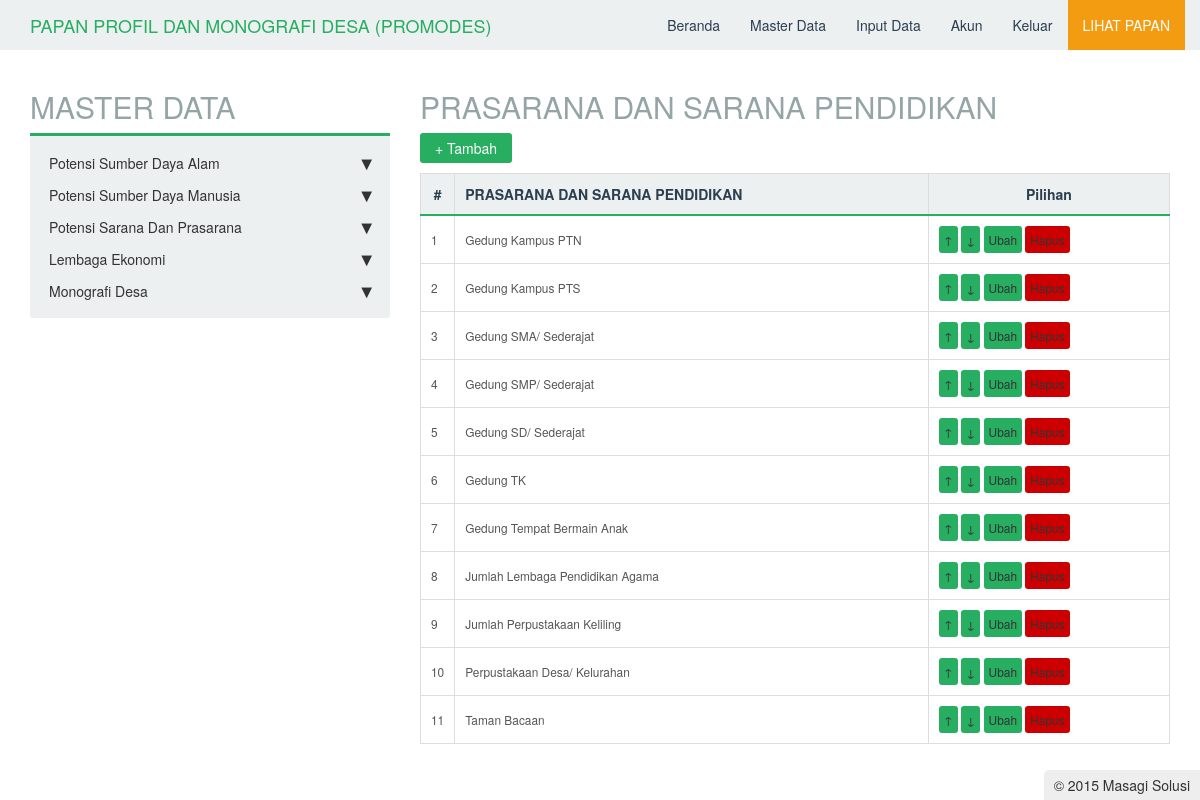
The page /master/potensi_sarpras/sarpras_pendidikan/master.php (signed in) on the database its author committed.
### tables this page shows
CREATE TABLE IF NOT EXISTS `tbsarpras_pendidikan` (
  `id` int(11) NOT NULL AUTO_INCREMENT,
  `nama` varchar(225) NOT NULL,
  `posisi` int(11) NOT NULL,
  PRIMARY KEY (`id`)
);

### master/potensi_sarpras/sarpras_pendidikan/master.php (the view, shortened to what this page needs)
<?php
include_once "../../../functions/urut.php";
include_once "../../../master/header.php";
echo "<h2>PRASARANA DAN SARANA PENDIDIKAN</h2>";
$mod = $_GET['mod'];
if($mod == "tambah"){
    if(isset($_POST['simpan'])){
        $nama = $_POST['nama'];
        $s = mysql_query("select max(posisi) as urut from tbsarpras_pendidikan");
        $d = mysql_fetch_array($s);
        $posisi  = $d['urut']+1;
        for($i = 0;$i < sizeof($nama);$i++){
           if($nama[$i] != ""){
               $q = mysql_query("insert into tbsarpras_pendidikan(nama,posisi) values('".mysql_real_escape_string($nama[$i])."','".($posisi+$i)."')");
           }
        }
        if($q){
            echo "<script>window.location='master.php';</script>";
        }
    }
    echo "<link rel='stylesheet' type='text/css' href='../../../lib/css/table2.css'/>";
?>
<script type="text/javascript" src="../../../lib/js/jquery-1.9.1.min.js"></script>
<script type="text/javascript">
$(document).ready(function(){
    var count = 0;
    $nama = $("#nama");
    $add = $("#add");
    $add.click(function(e){
        var countNext = count+1;
        $("#input"+count).append("<div>&nbsp;&nbsp;<input type='text' name='nama[]' id='nama"+count+"'/><div id='input"+countNext+"'></div></div>");
        $("#nama"+count).focus();
        count++;
    });
});
</script>
<form method="post">
    <table>
        <tr>
            <td>Prasarana dan Sarana</td>
            <td id='nama'><div id='input0'> : <input type='text' name='nama[]' id='nama' required/><a class='btn' href='#' id='add'>+</a></div></td>
        </tr>
        <tr>
            <td></td>
            <td><input type='submit' name='simpan' value='Tambah'></td>
        </tr>
    </table>
</form>
<?php
}
else if($mod == "hapus"){
    $id = abs((int)$_GET['id']);
    $q = mysql_query("delete from tbsarpras_pendidikan where id='$id'");
    if($q){
        echo "<script>window.location='master.php';</script>";
    }
}
else
{
    echo "<link rel='stylesheet' type='text/css' href='../../../lib/css/table.css'/>";
    echo "<input type='reset' onclick=\"window.location='?mod=tambah';\" value='+ Tambah'/>";
    echo "<table>
            <tr>
                <th>#</th>
                <th align=left>PRASARANA DAN SARANA PENDIDIKAN</th>
                <th>Pilihan</th>
            </tr>";
    $n1 = 1;
    $s1= mysql_query("select * from tbsarpras_pendidikan order by posisi asc");
    while($d1 = mysql_fetch_array($s1)){
        echo "<tr>
                <td>$n1</td>
                <td>$d1[nama]</td>
                <td><a class='edit' href='?mod=urut&id=$d1[id]&tipe=1&posisi=up'>&#8593;</a> <a class='edit' href='?mod=urut&id=$d1[id]&tipe=1&posisi=down'>&#8595;</a> <a class='edit' href='?mod=ubah&id=$d1[id]'>Ubah</a> <a class='del' href='#' onclick='confirmDelete(\"?mod=hapus&id=$d1[id]\");'>Hapus</a></td>
            </tr>";
        $n1++;
    }
    echo "</table>";
}
include_once "../../../master/footer.php";
?>

### rows shown on the page
tbsarpras_pendidikan: nama "Gedung Kampus PTN"
tbsarpras_pendidikan: nama "Gedung Kampus PTS"
tbsarpras_pendidikan: nama "Gedung SMA/ Sederajat"
tbsarpras_pendidikan: nama "Gedung SMP/ Sederajat"
tbsarpras_pendidikan: nama "Gedung SD/ Sederajat"
tbsarpras_pendidikan: nama "Gedung TK"
tbsarpras_pendidikan: nama "Gedung Tempat Bermain Anak"
tbsarpras_pendidikan: nama "Jumlah Lembaga Pendidikan Agama"
tbsarpras_pendidikan: nama "Jumlah Perpustakaan Keliling"
tbsarpras_pendidikan: nama "Perpustakaan Desa/ Kelurahan"
tbsarpras_pendidikan: nama "Taman Bacaan"
